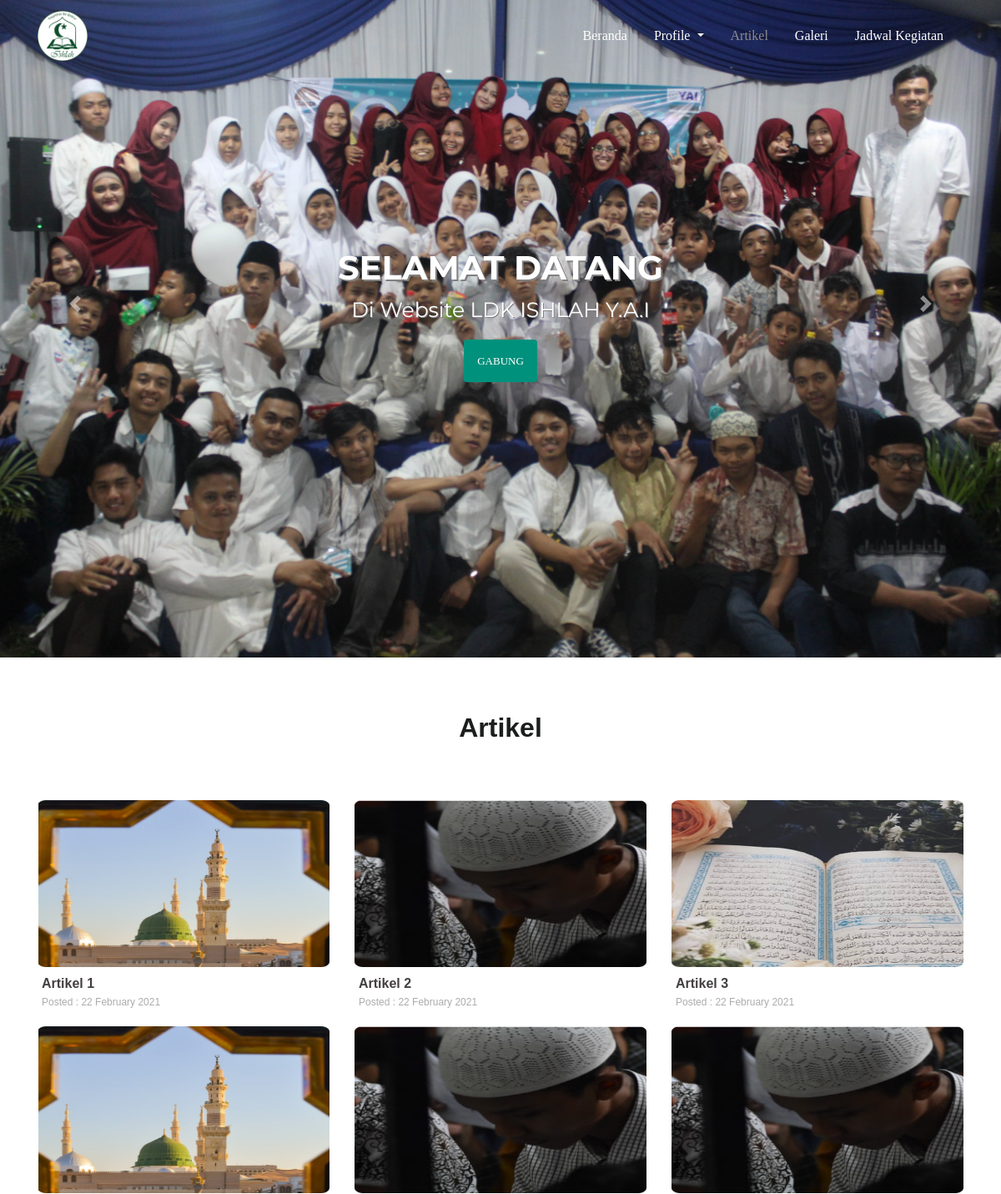
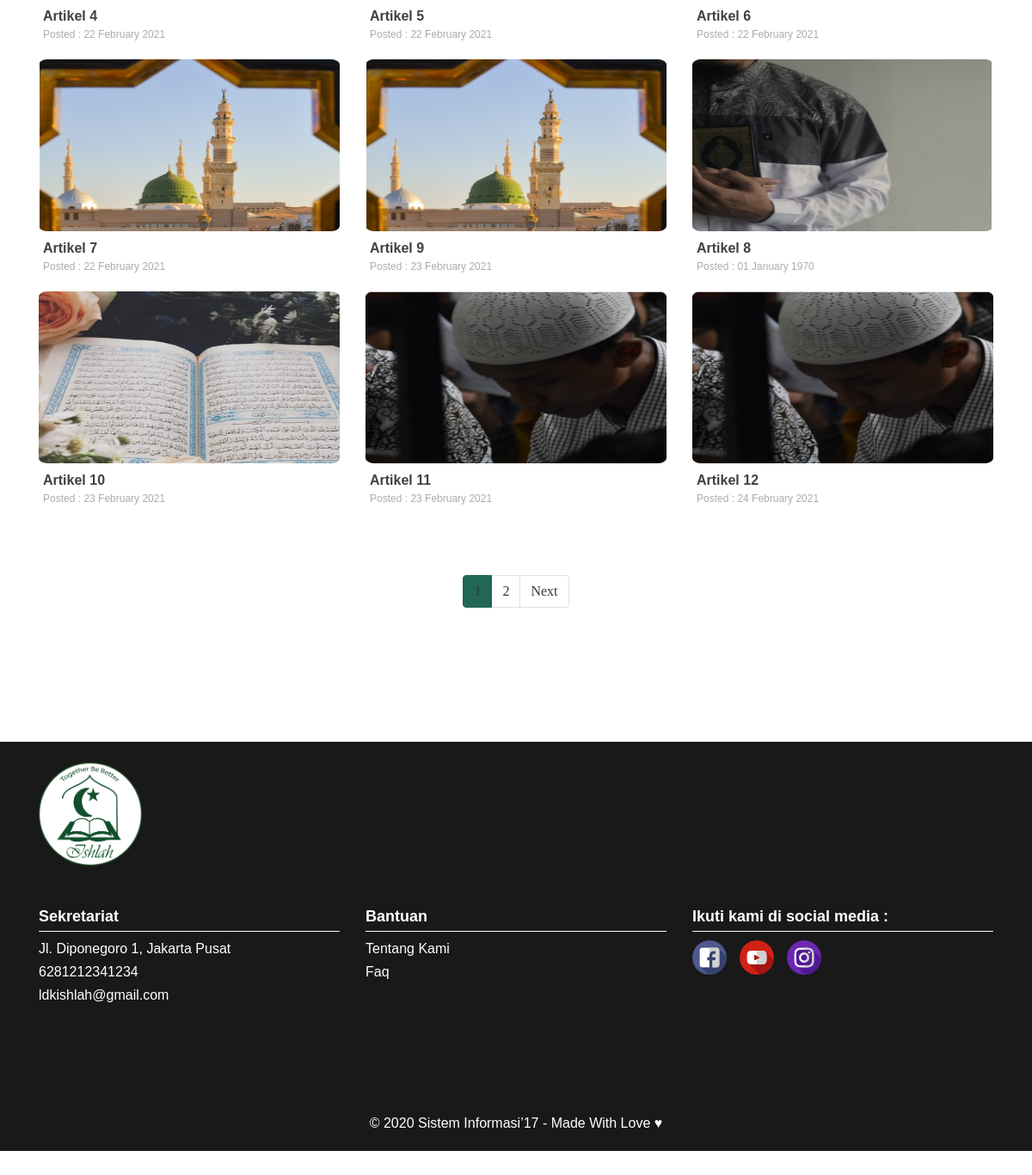
Page /index.php/artikel on the committed database (2 pictures, top to bottom).
### tables this page shows
CREATE TABLE `tb_artikel` (
  `id` int(11) NOT NULL,
  `judul_artikel` varchar(256) NOT NULL,
  `post_slug` varchar(500) NOT NULL,
  `isi_artikel` text NOT NULL,
  `post_by` varchar(128) NOT NULL,
  `cover_artikel` varchar(128) NOT NULL,
  `date_created` int(11) NOT NULL
);

### index.php (called while the page is built, shortened)
<?php
require_once BASEPATH.'core/CodeIgniter.php';

### application/models/Artikel_model.php (called while the page is built, shortened)
<?php
class Artikel_model extends CI_Model
{
    public function getArtikel($limit, $start)
    {
        $query = $this->db->query("SELECT * FROM tb_artikel ORDER BY date_created DESC")->result_array();
        $query = $this->db->get('tb_artikel', $limit, $start)->result_array();
        return $query;
    }
}

### application/views/artikel/index.php (the view)
<section class="artikelt">
    <div class="container artikell">
        <div class="row">
            <div class="col-lg-12 text-center">
                <h1 class=" section-judul text-center judul-manfaat"> Artikel </h1>
            </div>
        </div>
        <div class="row ">
            <?php
            foreach ($artikel as $data) :
            ?>
                <div class="col-12 col-lg-4  col-md-4 col-sm-12 content-1">
                    <figure class="">
                        <a href="<?= base_url('artikel/isiartikel/' . $data['post_slug']) ?>" class="text-decoration-none">
                            <img src="<?= base_url('assets/cover_artikel/' . $data['cover_artikel']) ?>" class="img-fluid  gambarartikel" alt="...">
                            <figcaption class="figure-caption capt">
                                <h6><?= $data['judul_artikel'] ?></h6>
                                <p>Posted : <?= date('d F Y', $data['date_created']); ?></p>
                            </figcaption>
                        </a>
                    </figure>
                </div>
            <?php endforeach; ?>
        </div>
    </div>
    <div class="container pagi">
        <div class="row">
            <div class="col-12">
                <?= $this->pagination->create_links(); ?>
            </div>
        </div>
    </div>
</section>

### application/controllers/Artikel.php (shortened to what this page needs)
<?php
class Artikel extends CI_Controller
{
    public function __construct()
    {
        $this->load->model('Artikel_model');
        $this->load->library('session');
        $this->load->model('User_model');
    }
    public function index()
    {
        $data['judul'] = 'Artikel - LDK Ishlah';
        $this->load->library('pagination');
        $config['per_page'] = 12;
        $config['full_tag_open'] = '<ul class="pagination">';
        $config['full_tag_close'] = '</ul>';
        $config['next_tag_open'] = '<li class="page-item">';
        $config['next_tag_close'] = '</li>';
        $config['cur_tag_open'] = '<li class="page-item active"><a class="page-link" href="#">';
        $config['cur_tag_close'] = '</a></li>';
        $config['num_tag_open'] = '<li class="page-item">';
        $config['num_tag_close'] = '</li>';
        $data['start'] = $this->uri->segment(3);
        $data['artikel'] = $this->Artikel_model->getArtikel($config['per_page'], $data['start']);
        $this->load->view('templates/header', $data);
        $this->load->view('artikel/index', $data);
        $this->load->view('templates/footer');
    }
}

### application/views/templates/header.php (shortened to what this page needs)
<!doctype html>
<html lang="en">
<head>
  <link rel="stylesheet" href="<?= base_url('assets/css/bootstrap.min.css') ?>">
  <link rel="stylesheet" href="https://cdnjs.cloudflare.com/ajax/libs/magnific-popup.js/1.1.0/magnific-popup.min.css" />
  <link rel="stylesheet" href="<?= base_url('assets/owlcarousel/dist/assets/owl.carousel.css') ?>">
  <link rel="stylesheet" href="<?= base_url('assets/owlcarousel/dist/assets/owl.theme.default.min.css') ?>">
  <link rel="stylesheet" href="https://cdnjs.cloudflare.com/ajax/libs/animate.css/4.1.1/animate.min.css" />
  <link rel="stylesheet" href="<?= base_url(); ?>assets/css/mycss.css">
  <link rel="stylesheet" href="<?= base_url(); ?>assets/xzoom/xzoom.css">
</head>
<body>
  <nav class="navbar navbar-expand-lg navbar-dark fixed-top " id="navbar">
    <div class="container d-flex align-items-center">
      <a class="navbar-brand" href="<?= base_url() ?>"><img src="<?= base_url(); ?>assets/img/logoNav.png" alt="" data-toggle="tooltip" data-placement="right" title="Logo"></a>
      <div class="collapse navbar-collapse" id="navbarNav">
        <ul class="navbar-nav ml-auto">
          <li class="nav-item  ">
            <a class="nav-link nav-hover mr-3 <?php if ($this->uri->segment('1') == '') {
                                                echo "aktif";
                                              } ?>" href="<?= base_url(); ?>">Beranda <span class="sr-only">(current)</span></a>
          </li>
          <li class="nav-item dropdown">
            <a class="nav-link dropdown-toggle nav-hover drop mr-3" href="<?= base_url(); ?>profil" id="navbarDropdown" role="button" data-toggle="dropdown" aria-haspopup="true" aria-expanded="false">
              Profile
            </a>
          </li>
          <li class="nav-item">
            <a class="nav-link nav-hover mr-3
            <?php if ($this->uri->segment('1') == 'artikel') {
              echo "aktif";
            } ?>" href="<?= base_url('artikel') ?>">Artikel</a>
          </li>
          <li class="nav-item">
            <a class="nav-link nav-hover mr-3
            <?php if ($this->uri->segment('1') == 'galeri') {
              echo "aktif";
            } ?>" href="<?= base_url('galeri'); ?>">Galeri</a>
          </li>
          <li class="nav-item ">
            <a class="nav-link nav-hover mr-3
             <?php if ($this->uri->segment('1') == 'jadwalkegiatan') {
                echo "aktif";
              } ?>" href="<?= base_url('jadwalkegiatan'); ?>">Jadwal Kegiatan</a>
          </li>
        </ul>
      </div>
    </div>
  </nav>
  <div id="carouselExampleFade" class="carousel slide carousel-fade" data-ride="carousel">
    <div class="carousel-inner">
      <div class="carousel-item active">
        <img src="<?= base_url(); ?>assets/img/carousel/carousel1.jpg" class="d-block w-100" alt="First slide">
        <div class="carousel-caption mb-5">
          <h5>SELAMAT DATANG</h5>
          <p>Di Website LDK ISHLAH Y.A.I</p>
          <a href="<?= base_url('pendaftaran'); ?>" class="btn button-warna ">Gabung</a>
        </div>
      </div>
    </div>
    <a class="carousel-control-prev" href="#carouselExampleFade" role="button" data-slide="prev">
      <span class="carousel-control-prev-icon" aria-hidden="true"></span>
    </a>
    <a class="carousel-control-next" href="#carouselExampleFade" role="button" data-slide="next">
      <span class="carousel-control-next-icon" aria-hidden="true"></span>
    </a>
  </div>

### application/views/templates/footer.php (shortened to what this page needs)
<footer>
  <div class="container ">
    <div class="row">
      <div class="col-12 col-lg-12 col-md-12   logofooter text-center mt-4 ">
        <img src="<?= base_url(); ?>assets/img/logoNav.png" alt="" class="">
      </div>
    </div>
    <div class="row">
      <div class="col-12 col-lg-4 col-md-6 col-sm-4  bio  mt-4">
        <h3 class="font-weight-bold">Sekretariat</h3>
        <h6>Jl. Diponegoro 1, Jakarta Pusat</h6>
        <a href="tel:6281212341234" class="text-white">
          <h6> 6281212341234</h6>
        </a>
        <a href="mailto:ldkishlah@gmail.com" class="text-white">
          <h6>ldkishlah@gmail.com</h6>
        </a>
      </div>
      <div class="col-12 col-lg-4 col-md-6 col-sm-4  bio  mt-4">
        <h3 class="font-weight-bold">Bantuan</h3>
        <a href="<?= base_url('home/tentangkami') ?>" class="text-decoration-none text-white">
          <h6>Tentang Kami</h6>
        </a>
        <a href="<?= base_url('home/faq') ?>" class="text-decoration-none text-white">
          <h6>Faq</h6>
        </a>
      </div>
      <div class="col-12 col-lg-4 col-md-6 col-sm-4  bio  mt-4">
        <h3 class="font-weight-bold">Ikuti kami di social media :</h3>
        <div class="row">
          <div class="col-lg-4 image-socmed">
            <img src="<?= base_url('assets/img/facebook.png') ?>" alt="">
            <img src="<?= base_url('assets/img/youtube.png') ?>" alt="" class="youtube">
            <img src="<?= base_url('assets/img/instagram.png') ?>" alt="">
          </div>
        </div>
      </div>
    </div>
    <div class="row">
      <div class="col-lg-12 created">
        <p class="text-center">© 2020 Sistem Informasi’17 - Made With Love &hearts;</p>
      </div>
    </div>
  </div>
</footer>
</body>
</html>

### rows in the picture
tb_artikel: cover_artikel (picture), judul_artikel "Artikel 1", date_created "22 February 2021"
tb_artikel: cover_artikel (picture), judul_artikel "Artikel 2", date_created "22 February 2021"
tb_artikel: cover_artikel (picture), judul_artikel "Artikel 3", date_created "22 February 2021"
tb_artikel: cover_artikel (picture), judul_artikel "Artikel 4", date_created "22 February 2021"
tb_artikel: cover_artikel (picture), judul_artikel "Artikel 5", date_created "22 February 2021"
tb_artikel: cover_artikel (picture), judul_artikel "Artikel 6", date_created "22 February 2021"
tb_artikel: cover_artikel (picture), judul_artikel "Artikel 7", date_created "22 February 2021"
tb_artikel: cover_artikel (picture), judul_artikel "Artikel 9", date_created "23 February 2021"
tb_artikel: cover_artikel (picture), judul_artikel "Artikel 8", date_created "01 January 1970"
tb_artikel: cover_artikel (picture), judul_artikel "Artikel 10", date_created "23 February 2021"
tb_artikel: cover_artikel (picture), judul_artikel "Artikel 11", date_created "23 February 2021"
tb_artikel: cover_artikel (picture), judul_artikel "Artikel 12", date_created "24 February 2021"

### other values in the picture
$this->pagination->create_links() "1 2 Next"
